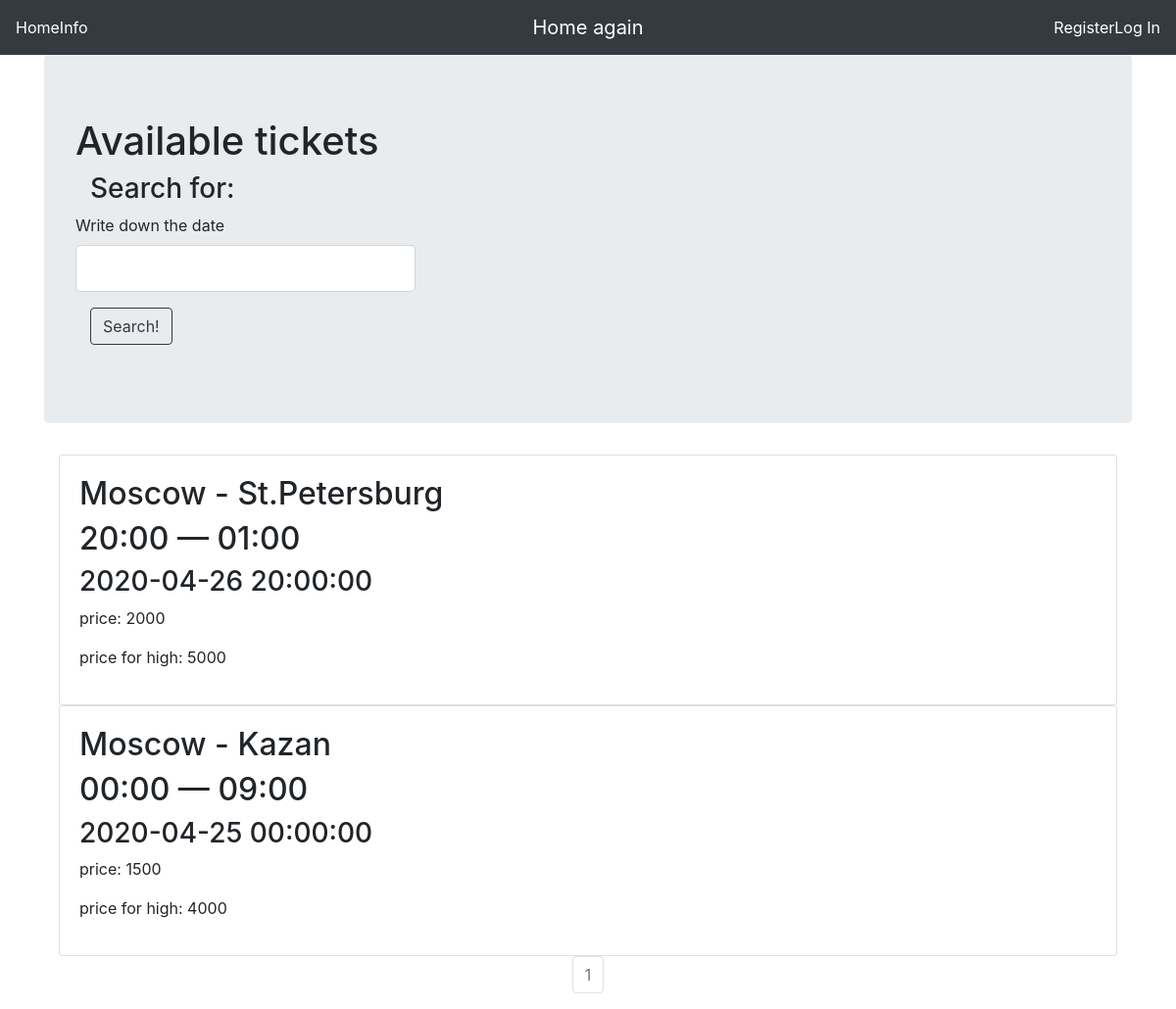
Page /stock_page on the earlier database version.
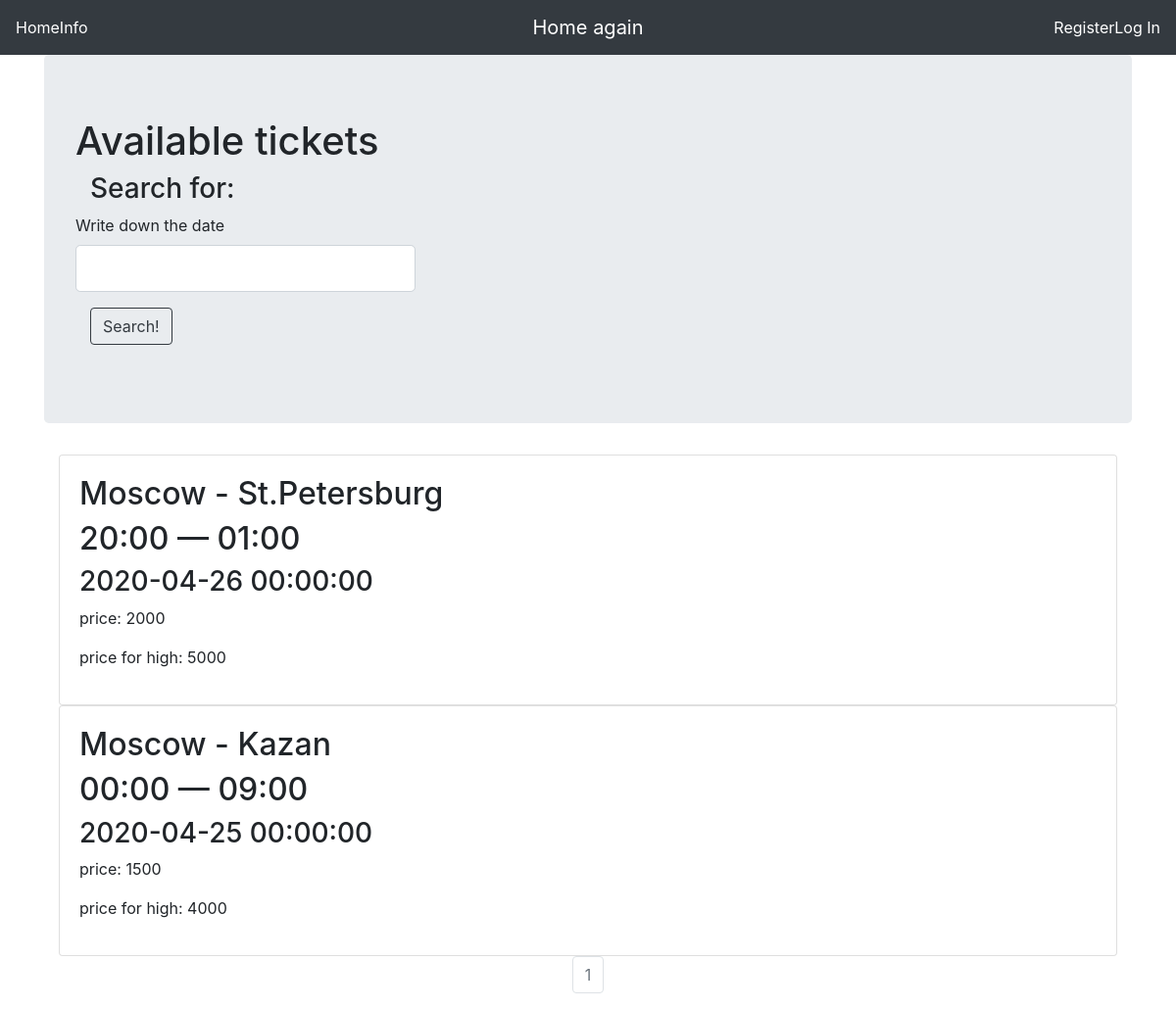
Same page on the later database version.
### blog/models.py (models this page shows, shortened)
class Ticket(db.Model):
    ticket_id = db.Column(db.Integer, primary_key=True)
    departure_time = db.Column(db.String(64), nullable=False)
    arrival_time = db.Column(db.String(64), nullable=False)
    day = db.Column(db.DateTime, nullable=False)
    departure_point = db.Column(db.String(64), nullable=False)
    arrival_point = db.Column(db.String(64), nullable=False)
    simple_price = db.Column(db.Integer, nullable=False)
    high_price = db.Column(db.Integer, nullable=False)

### blog/stock/veiws.py (the view)
@stock.route('/stock_page', methods=['GET', 'POST'])
def stocks():
    form = SearchForm()
    if form.validate_on_submit():
        page_stock = request.args.get('page', 1, type=int)
        tickets = Ticket.query.filter_by(day=form.date.data + ' 00:00:00.000').paginate(page=page_stock, per_page=10)
        return render_template('stock_page.html', tickets=tickets, public_key=public_key, form=form)
    else:
        page_stock = request.args.get('page', 1, type=int)
        tickets = Ticket.query.order_by(Ticket.simple_price.desc()).paginate(page=page_stock, per_page=10)
        return render_template('stock_page.html', tickets=tickets, public_key=public_key, form=form)

### blog/stock/forms.py
class SearchForm(FlaskForm):
    date = StringField('Write down the date', validators=[DataRequired()])
    submit = SubmitField('Search!')

### blog/templates/stock_page.html (shortened to what this page needs)
{% extends "base.html" %}
{% block content %}
<div class="jumbotron">
        <h1>Available tickets</h1>
    <div class="container">
            <h3>Search for: </h3>
            <form class='form-group' method="POST">
                        <div class="row">
                            <div class="span12">
                                <div id="custom-search-form" class="form-search form-horizontal pull-right">
                                    <div class="input-append span12">
                                                        <div class="form-group">
                                                            {{form.date.label(class='form-control-label')}}
                                                            {{form.date(class='form-control form-control-lg')}}
                                                        </div>
                                    </div>
                                </div>
                            </div>
                        </div>
                        <div class="form-group">
                            {{form.submit(class="btn btn-outline-dark")}}
                        </div>
            </form>
        </div>
    </div>
    <div class="container">
        {% for ticket in tickets.items %}
        <div class="card">
            <div class="card-body">
                <h2>{{ticket.departure_point}} - {{ticket.arrival_point}}</h2>
                <h2>{{ticket.departure_time}} — {{ticket.arrival_time}}</h2>
                <h3> {{ ticket.day }} </h3>
                <p>price: {{ ticket.simple_price }}</p>
                <p>price for high: {{ ticket.high_price }}</p>
            </div>
        </div>
        {% endfor %}
    </div>
<nav aria-label="Page Navigation">
    <ul class="pagination justify-content-center">
        {% for page_num in tickets.iter_pages(left_edge=1, right_edge=1, left_current=1, right_current=2) %}
            {% if tickets.page == page_num %}
            <li class="page-item disabled">
                <a class="page-link" href="{{url_for('stock.stocks', page=page_num)}}">{{page_num}}</a>
            </li>
            {% else %}
            <li class="page-item">
                <a class="page-link" href="{{url_for('stock.stocks', page=page_num)}}">{{page_num}}</a>
            </li>
            {% endif %}
        {% endfor %}
    </ul>
</nav>
{% endblock %}

### blog/templates/base.html (shortened to what this page needs)
<!DOCTYPE html>
<html lang="en">
<head>
    <link rel="stylesheet" href="https://stackpath.bootstrapcdn.com/bootstrap/4.4.1/css/bootstrap.min.css">
</head>
<body>
    <nav class="navbar navbar-expand-lg navbar-dark bg-dark">
    <div class="navbar-collapse collapse w-100 order-1 order-md-0 dual-collapse2">
        <ul class="navbar-nav mr-auto">
            <li class="nav-item active">
                <a style="color:#FFFFFF;" href="{{url_for('base.index')}}">Home</a>
            </li>
            <li class="nav-item">
                <a style="color:#FFFFFF;" href="{{url_for('base.info')}}">Info</a>
            </li>
        </ul>
    </div>
    <div class="mx-auto order-0">
        <a class="navbar-brand mx-auto" href={{url_for("base.index")}}>Home again</a>
    </div>
    <div class="navbar-collapse collapse w-100 order-3 dual-collapse2">
        <ul class="navbar-nav ml-auto">
            {% if current_user.is_authenticated == False %}
            <li class="nav-item">
                <a style="color:#FFFFFF;" href="{{url_for('users.register')}}">Register</a>
            </li>
            <li class="nav-item">
                <a style="color:#FFFFFF;" href="{{url_for('users.login')}}">Log In</a>
            </li>
            {% endif %}
        </ul>
    </div>
</nav>
<div class = "container">
    {% block content %}
    {% endblock %}
</div>
</body>
</html>

Differences in the rows shown:
changed Ticket "St.Petersburg": day "2020-04-26 20:00:00" → "2020-04-26 00:00:00"
